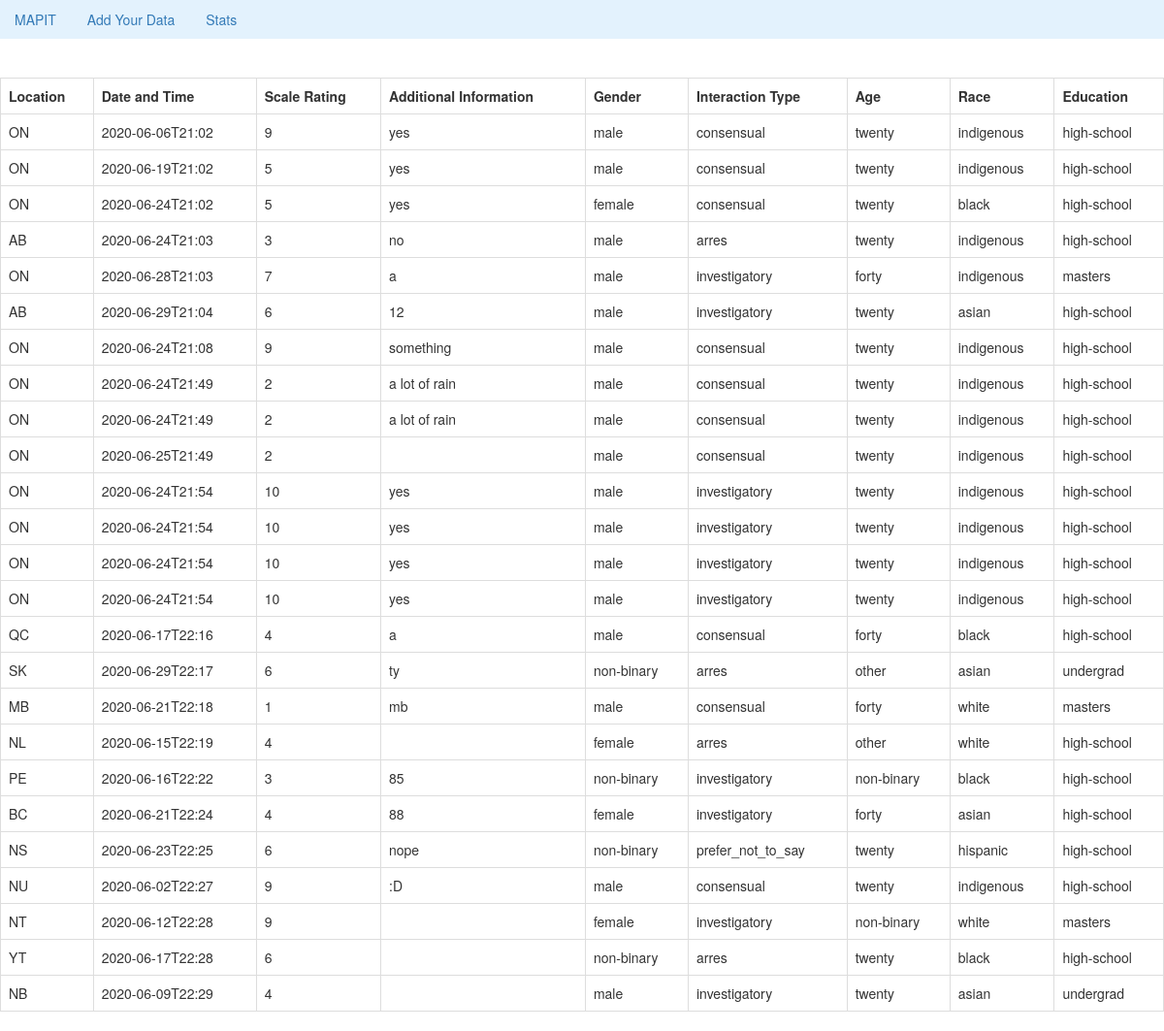
Page /surveyresults on the earlier database version.
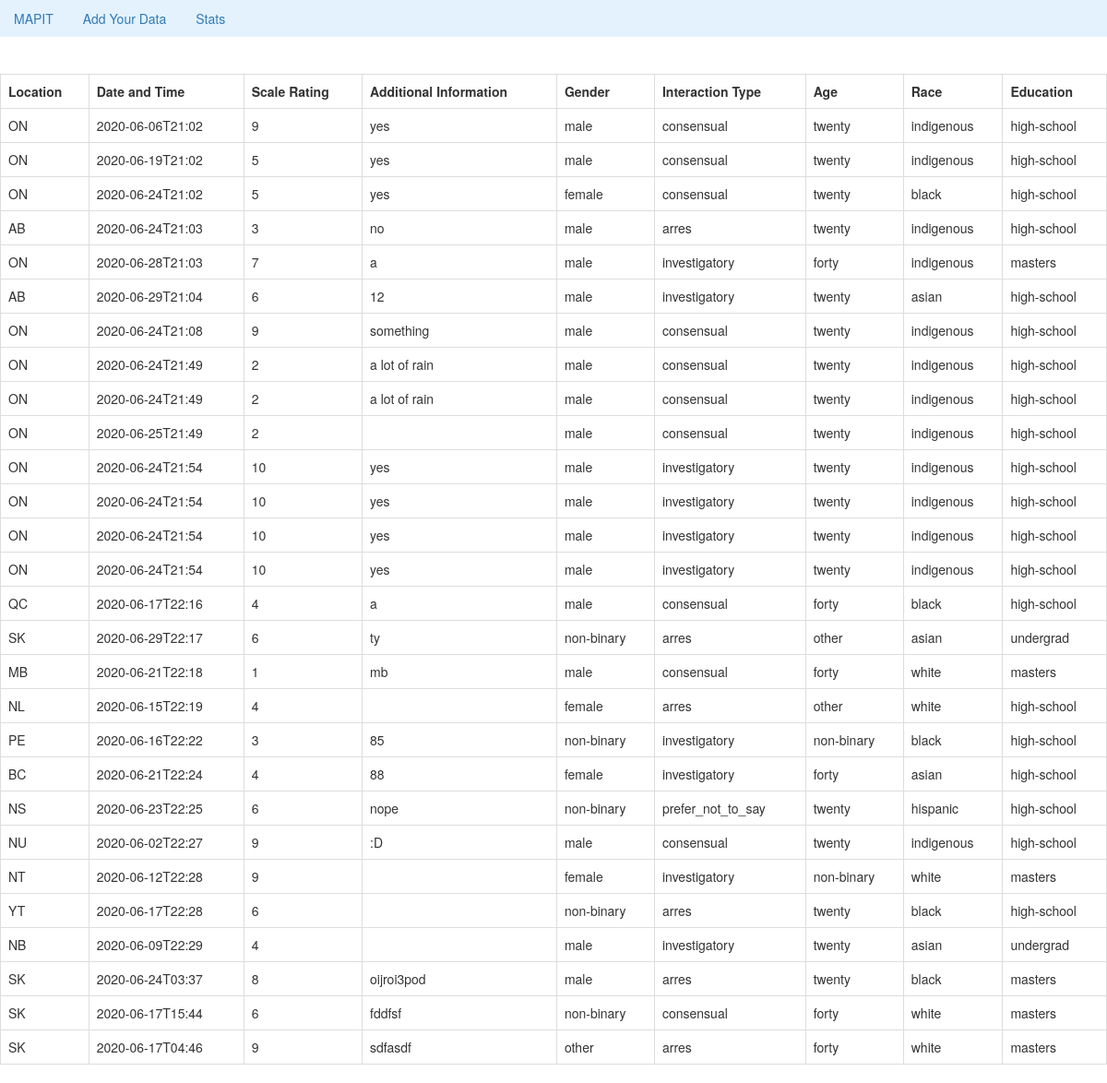
Same page on the later database version.
### tables this page shows
CREATE TABLE survey (
id INTEGER PRIMARY KEY AUTOINCREMENT,
location VARCHAR(100),
datetime VARCHAR(200),
type_interaction VARCHAR(100),
scale INTEGER,
add_info TEXT,
gender VARCHAR(50),
age VARCHAR(50),
race VARCHAR(100),
education VARCHAR(100)
);

### flaskr/routes.py (the view)
@app.route('/surveyresults')
def surveyresults():
    db = sqlite3.connect("survey.db")
    d = db.cursor()
    rows = d.execute("SELECT * FROM survey")
    return render_template("surveyresults.html", rows=rows)

### flaskr/templates/surveyresults.html
{% extends "base.html" %}
{% block content %}
<table class='table table-bordered table-striped'>
<table id='surveyresultstable' class='table table-bordered'>
    <tr>
        <th>Location</th>
        <th>Date and Time</th>
        <th>Scale Rating</th>
        <th>Additional Information</th>
        <th>Gender</th>
        <th>Interaction Type</th>
        <th>Age</th>
        <th>Race</th>
        <th>Education</th>
    </tr>
    {% for row in rows %}
        <tr>
            <td>{{ row[1] }}</td>
            <td>{{ row[2] }}</td>
            <td>{{ row[4] }}</td>
            <td>{{ row[5] }}</td>
            <td>{{ row[6] }}</td>
            <td>{{ row[3] }}</td>
            <td>{{ row[7] }}</td>
            <td>{{ row[8] }}</td>
            <td>{{ row[9] }}</td>
        </tr>
    {% endfor %}
</table>
{% endblock %}

### flaskr/templates/base.html (shortened to what this page needs)
<!DOCTYPE html>
<html lang="en">
    <head>
        <link rel="stylesheet" href="static/css/main.css">
        <link rel="stylesheet" href="https://maxcdn.bootstrapcdn.com/bootstrap/3.4.1/css/bootstrap.min.css">
    </head>
    <body>
        <ul class="nav nav-pills nav-fill" style="background-color: #e3f2fd;" id="pills-tab" role="tablist">
          <li class="nav-item" id="home-btn">
            <a class="nav-link" id="pills-home-tab" data-toggle="pill" href="home" role="tab" aria-controls="pills-home" >MAPIT</a>
          </li>
          <li class="nav-item" id="survey-btn">
            <a class="nav-link" id="pills-survey-tab" data-toggle="pill" href="survey" role="tab" aria-controls="pills-data"">Add Your Data</a>
          </li>
          <li class="nav-item" id="stats-btn">
            <a class="nav-link" id="pills-stats-tab" data-toggle="pill" href="stats" role="tab" aria-controls="pills-data"">Stats</a>
          </li>
        </ul>
        <div class="tab-content" id="pills-tabContent">
          </div>
        {% block content %}{% endblock %}
    </body>
</html>

Differences in the rows shown:
added survey: location "SK", datetime "2020-06-24T03:37", scale "8", add_info "oijroi3pod", gender "male", type_interaction "arres", age "twenty", race "black", education "masters"
added survey: location "SK", datetime "2020-06-17T15:44", scale "6", add_info "fddfsf", gender "non-binary", type_interaction "consensual", age "forty", race "white", education "masters"
added survey: location "SK", datetime "2020-06-17T04:46", scale "9", add_info "sdfasdf", gender "other", type_interaction "arres", age "forty", race "white", education "masters"
